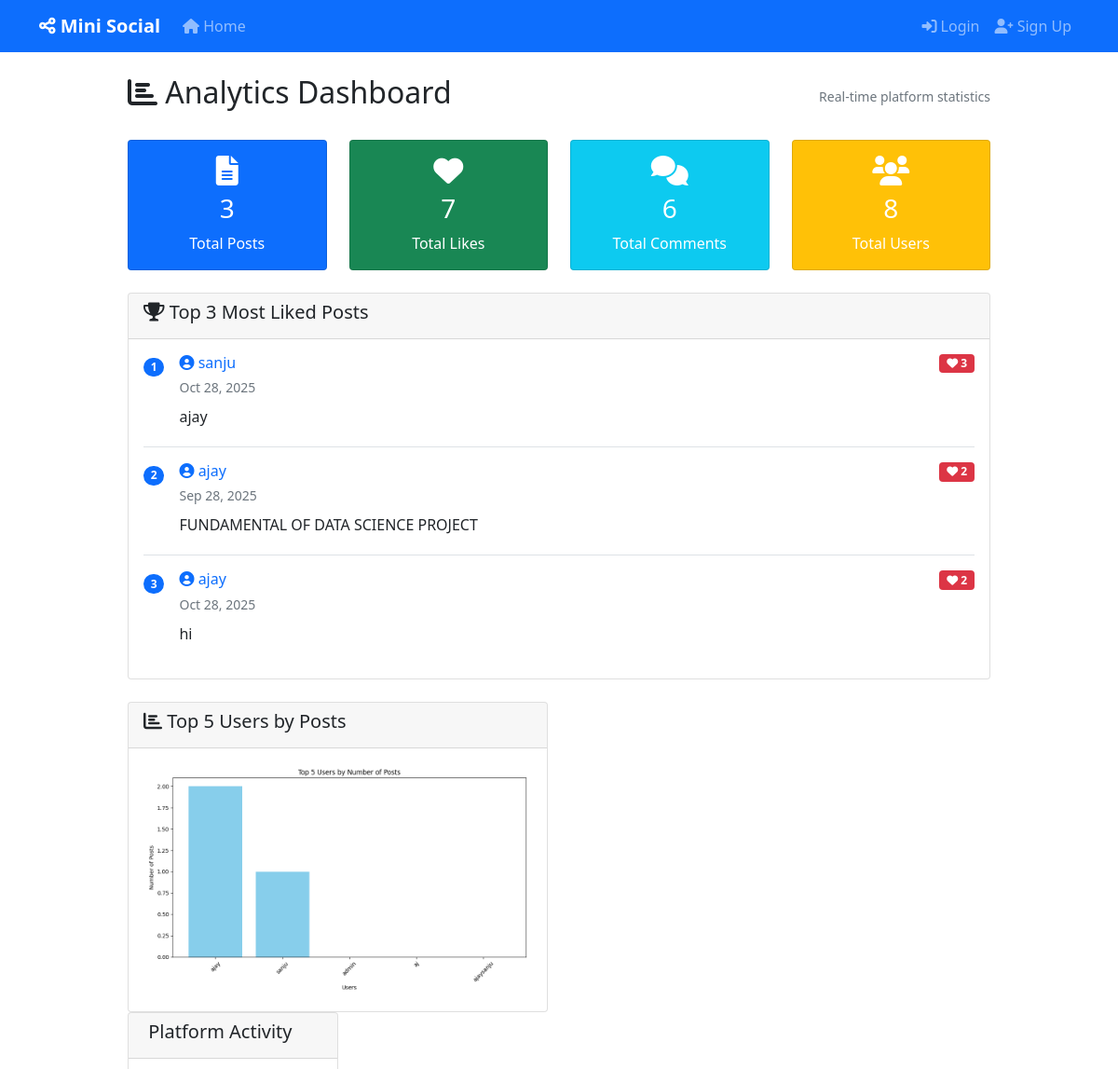
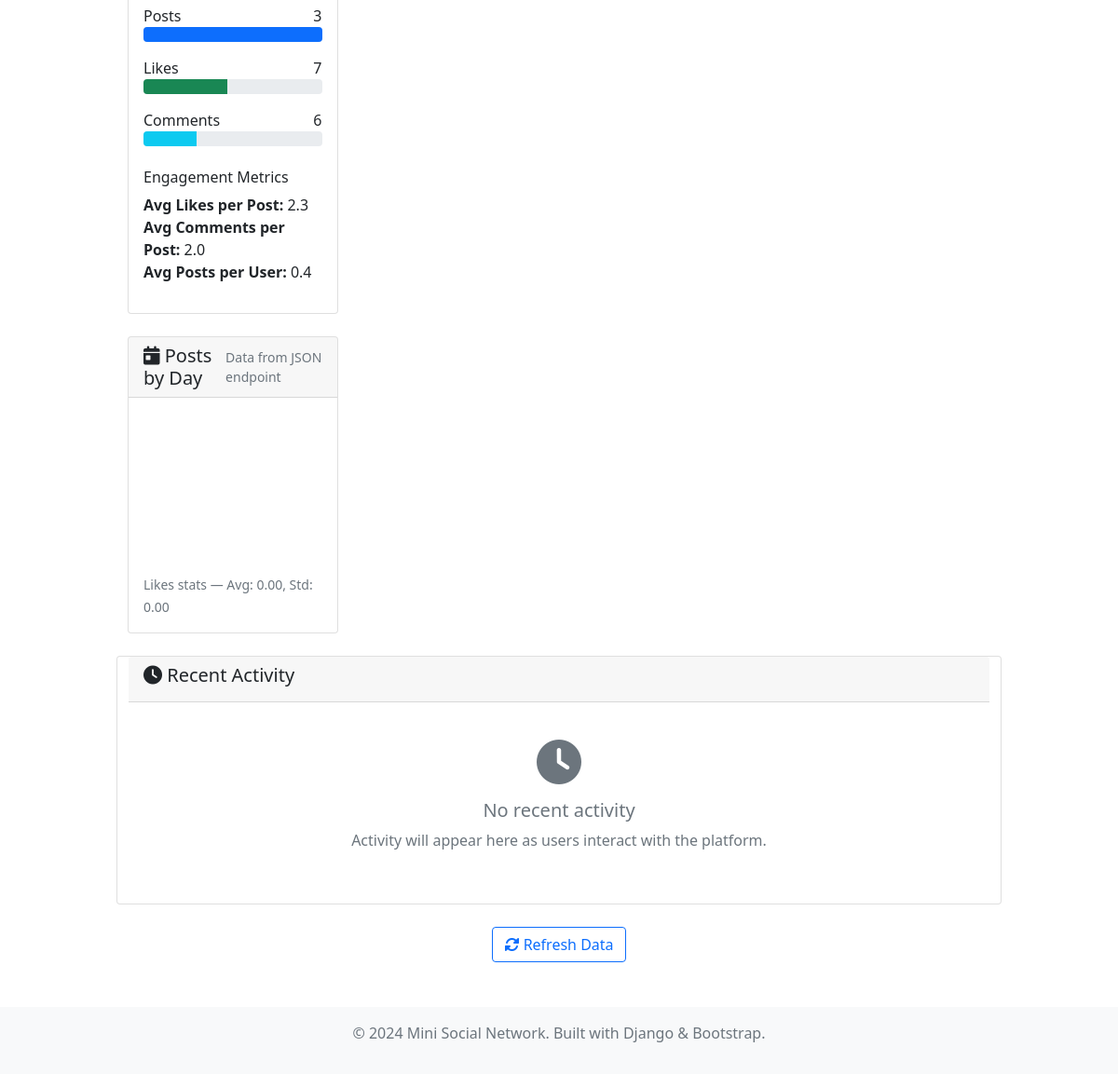
The page /analytics/ on the database its author committed (2 pictures, top to bottom).
### core/models.py (models this page shows, shortened)
class Post(models.Model):
    author = models.ForeignKey(User, on_delete=models.CASCADE, related_name='posts')
    content = models.TextField(max_length=500)
    image = models.ImageField(upload_to='posts/', blank=True, null=True)
    created_at = models.DateTimeField(auto_now_add=True)
    updated_at = models.DateTimeField(auto_now=True)
    class Meta:
        ordering = ['-created_at']

### core/views.py (the view, shortened to what this page needs)
# urls.py: path('analytics/', views.analytics_view, name='analytics'),
def analytics_view(request):
    total_posts = Post.objects.count()
    total_likes = Like.objects.count()
    total_comments = Comment.objects.count()
    total_users = User.objects.count()
    avg_comments_per_post = float(total_comments) / float(total_posts) if total_posts > 0 else 0.0
    avg_posts_per_user = float(total_posts) / float(total_users) if total_users > 0 else 0.0
    top_posts = Post.objects.annotate(
        likes_count=Count('likes')
    ).order_by('-likes_count')[:3]
    top_users = User.objects.annotate(
        post_count=Count('posts')
    ).order_by('-post_count')[:5]
    graphic = None
    try:
        if top_users:
            usernames = [user.username for user in top_users]
            post_counts = [user.post_count for user in top_users]
            plt.figure(figsize=(10, 6))
            plt.bar(usernames, post_counts, color='skyblue')
            plt.title('Top 5 Users by Number of Posts')
            plt.xlabel('Users')
            plt.ylabel('Number of Posts')
            plt.xticks(rotation=45)
            plt.tight_layout()
            buffer = io.BytesIO()
            plt.savefig(buffer, format='png')
            buffer.seek(0)
            image_png = buffer.getvalue()
            buffer.close()
            graphic = base64.b64encode(image_png)
            graphic = graphic.decode('utf-8')
            plt.close()
    except Exception as e:
        messages.error(request, f"Error generating chart: {str(e)}")
    avg_likes_per_post = 0.0
    std_likes_per_post = 0.0
    posts_by_day = []
    if ANALYTICS_DEPS_AVAILABLE:
        try:
            likes_per_post = list(
                Like.objects.values('post_id').annotate(cnt=Count('id')).values_list('cnt', flat=True)
            )
            avg_likes_per_post = float(np.mean(likes_per_post)) if likes_per_post else 0.0
            std_likes_per_post = float(np.std(likes_per_post)) if likes_per_post else 0.0
            with connection.cursor() as cursor:
                cursor.execute(
                    """
                    SELECT strftime('%Y-%m-%d', created_at) AS day, COUNT(*) AS count
                    FROM core_post
                    GROUP BY day
                    ORDER BY day
                    """
                )
                rows = cursor.fetchall()
            posts_by_day_df = pd.DataFrame(rows, columns=['day', 'count'])
            posts_by_day = posts_by_day_df.to_dict(orient='records')
        except Exception as e:
            messages.error(request, f"Error processing analytics data: {str(e)}")
    return render(request, 'core/analytics.html', {
        'total_posts': total_posts,
        'total_likes': total_likes,
        'total_comments': total_comments,
        'total_users': total_users,
        'top_posts': top_posts,
        'chart_url': graphic,
        'avg_likes_per_post': avg_likes_per_post,
        'std_likes_per_post': std_likes_per_post,
        'avg_comments_per_post': avg_comments_per_post,
        'avg_posts_per_user': avg_posts_per_user,
        'posts_by_day': posts_by_day,
        'analytics_deps_available': ANALYTICS_DEPS_AVAILABLE,
    })

### core/templates/core/analytics.html (shortened to what this page needs)
{% extends 'core/base.html' %}
{% block content %}
<div class="row">
    <div class="col-md-10 mx-auto">
        <div class="d-flex justify-content-between align-items-center mb-4">
            <h2><i class="fas fa-chart-bar"></i> Analytics Dashboard</h2>
            <small class="text-muted">Real-time platform statistics</small>
        </div>
        <div class="row mb-4">
            <div class="col-md-3">
                <div class="card text-center bg-primary text-white">
                    <div class="card-body">
                        <i class="fas fa-file-alt fa-2x mb-2"></i>
                        <h3>{{ total_posts }}</h3>
                        <p class="mb-0">Total Posts</p>
                    </div>
                </div>
            </div>
            <div class="col-md-3">
                <div class="card text-center bg-success text-white">
                    <div class="card-body">
                        <i class="fas fa-heart fa-2x mb-2"></i>
                        <h3>{{ total_likes }}</h3>
                        <p class="mb-0">Total Likes</p>
                    </div>
                </div>
            </div>
            <div class="col-md-3">
                <div class="card text-center bg-info text-white">
                    <div class="card-body">
                        <i class="fas fa-comments fa-2x mb-2"></i>
                        <h3>{{ total_comments }}</h3>
                        <p class="mb-0">Total Comments</p>
                    </div>
                </div>
            </div>
            <div class="col-md-3">
                <div class="card text-center bg-warning text-white">
                    <div class="card-body">
                        <i class="fas fa-users fa-2x mb-2"></i>
                        <h3>{{ total_users }}</h3>
                        <p class="mb-0">Total Users</p>
                    </div>
                </div>
            </div>
        </div>
        <div class="card mb-4">
            <div class="card-header">
                <h5><i class="fas fa-trophy"></i> Top 3 Most Liked Posts</h5>
            </div>
            <div class="card-body">
                {% if top_posts %}
                    {% for post in top_posts %}
                    <div class="d-flex align-items-start mb-3 {% if not forloop.last %}border-bottom pb-3{% endif %}">
                        <div class="badge bg-primary rounded-pill me-3 mt-1">{{ forloop.counter }}</div>
                        <div class="flex-grow-1">
                            <div class="d-flex justify-content-between align-items-start">
                                <div>
                                    <h6 class="mb-1">
                                        <a href="{% url 'profile' post.author.username %}" class="text-decoration-none">
                                            <i class="fas fa-user-circle"></i> {{ post.author.username }}
                                        </a>
                                    </h6>
                                    <small class="text-muted">{{ post.created_at|date:"M d, Y" }}</small>
                                </div>
                                <span class="badge bg-danger">
                                    <i class="fas fa-heart"></i> {{ post.likes_count }}
                                </span>
                            </div>
                            <p class="mb-1 mt-2">{{ post.content|truncatewords:20 }}</p>
                        </div>
                    </div>
                    {% endfor %}
                {% else %}
                    <div class="text-center py-4">
                        <i class="fas fa-heart fa-3x text-muted mb-3"></i>
                        <h5 class="text-muted">No posts with likes yet</h5>
                        <p class="text-muted">Start liking posts to see the top performers here!</p>
                    </div>
                {% endif %}
            </div>
        </div>
        <div class="row">
            <div class="col-md-6">
                <div class="card">
                    <div class="card-header">
                        <h5><i class="fas fa-chart-bar"></i> Top 5 Users by Posts</h5>
                    </div>
                    <div class="card-body text-center">
                        {% if chart_url %}
                            <img class="img-fluid" alt="Top Users Chart">
                        {% else %}
                            <div class="py-5">
                                <i class="fas fa-chart-bar fa-3x text-muted mb-3"></i>
                                <h6 class="text-muted">No data available</h6>
                                <p class="text-muted">Chart will appear when users start posting.</p>
                            </div>
                        {% endif %}
</div>
</div>
            <div class="col-md-6">
                <div class="card">
                    <div class="card-header">
                        <h5> Platform Activity</h5>
                    </div>
                    <div class="card-body">
                        <div class="mb-3">
                            <div class="d-flex justify-content-between">
                                <span>Posts</span>
                                <span>{{ total_posts }}</span>
                            </div>
                            <div class="progress">
                                <div class="progress-bar bg-primary" style="width: {% if total_posts > 0 %}100{% else %}0{% endif %}%"></div>
                            </div>
                        </div>
                        <div class="mb-3">
                            <div class="d-flex justify-content-between">
                                <span>Likes</span>
                                <span>{{ total_likes }}</span>
                            </div>
                            <div class="progress">
                                <div class="progress-bar bg-success" style="width: {% if total_likes > 0 and total_posts > 0 %}{% widthratio total_likes total_posts 20 %}{% else %}0{% endif %}%"></div>
                            </div>
                        </div>
                        <div class="mb-3">
                            <div class="d-flex justify-content-between">
                                <span>Comments</span>
                                <span>{{ total_comments }}</span>
                            </div>
                            <div class="progress">
                                <div class="progress-bar bg-info" style="width: {% if total_comments > 0 and total_posts > 0 %}{% widthratio total_comments total_posts 15 %}{% else %}0{% endif %}%"></div>
                            </div>
                        </div>
                        <div class="mt-4">
                            <h6>Engagement Metrics</h6>
                            <ul class="list-unstyled">
                                <li>
                                    <strong>Avg Likes per Post:</strong>
                                    {{ avg_likes_per_post|floatformat:1 }}
                                </li>
                                <li>
                                    <strong>Avg Comments per Post:</strong>
                                    {{ avg_comments_per_post|floatformat:1 }}
                                </li>
                                <li>
                                    <strong>Avg Posts per User:</strong>
                                    {{ avg_posts_per_user|floatformat:1 }}
                                </li>
                            </ul>
                        </div>
                    </div>
                </div>
                <div class="card mt-4">
                    <div class="card-header d-flex justify-content-between align-items-center">
                        <h5 class="mb-0"><i class="fas fa-calendar-day"></i> Posts by Day</h5>
                        <small class="text-muted">Data from JSON endpoint</small>
                    </div>
                    <div class="card-body">
                        <canvas id="postsByDayChart" height="150"></canvas>
                        <div class="mt-3">
                            <small class="text-muted">Likes stats — Avg: <span id="likesAvg">0.00</span>, Std: <span id="likesStd">0.00</span></small>
                        </div>
                    </div>
                </div>
            </div>
        </div>
        <div class="card mt-4">
            <div class="card-header">
                <h5><i class="fas fa-clock"></i> Recent Activity</h5>
            </div>
            <div class="card-body">
                {% if recent_posts %}
                    <div class="row">
                        {% for post in recent_posts %}
                        <div class="col-md-4 mb-3">
                            <div class="card h-100">
                                <div class="card-body">
                                    <h6 class="card-title">
                                        <a href="{% url 'profile' post.author.username %}" class="text-decoration-none">
                                            {{ post.author.username }}
                                        </a>
                                    </h6>
                                    <p class="card-text">{{ post.content|truncatewords:10 }}</p>
                                    <small class="text-muted">
                                        <i class="fas fa-heart"></i> {{ post.like_count }}
                                        <i class="fas fa-comment ms-2"></i> {{ post.comment_count }}
                                    </small>
                                </div>
                                <div class="card-footer">
                                    <small class="text-muted">{{ post.created_at|timesince }} ago</small>
                                </div>
                            </div>
                        </div>
                        {% endfor %}
                    </div>
                {% else %}
                    <div class="text-center py-4">
                        <i class="fas fa-clock fa-3x text-muted mb-3"></i>
                        <h5 class="text-muted">No recent activity</h5>
                        <p class="text-muted">Activity will appear here as users interact with the platform.</p>
                    </div>
                {% endif %}
            </div>
        </div>
        <div class="text-center mt-4">
            <a href="{% url 'analytics' %}" class="btn btn-outline-primary">
                <i class="fas fa-sync-alt"></i> Refresh Data
            </a>
        </div>
    </div>
</div>
<script>
document.addEventListener('DOMContentLoaded', function() {
    const url = "{% url 'analytics_data' %}";
    fetch(url)
      .then(res => res.json())
      .then(payload => {
        const labels = (payload.posts_by_day && payload.posts_by_day.labels) || [];
        const data = (payload.posts_by_day && payload.posts_by_day.data) || [];
        const canvas = document.getElementById('postsByDayChart');
        if (canvas && labels.length) {
          const ctx = canvas.getContext('2d');
          new Chart(ctx, {
            type: 'line',
            data: {
              labels: labels,
              datasets: [{
                label: 'Posts',
                data: data,
                borderColor: 'rgba(54, 162, 235, 1)',
                backgroundColor: 'rgba(54, 162, 235, 0.2)',
                tension: 0.3,
                fill: true
              }]
            },
            options: {
              responsive: true,
              scales: { y: { beginAtZero: true } }
            }
          });
        }
        // Update likes stats
        const avgEl = document.getElementById('likesAvg');
        const stdEl = document.getElementById('likesStd');
        if (avgEl && payload.likes_stats && typeof payload.likes_stats.avg === 'number') {
          avgEl.textContent = payload.likes_stats.avg.toFixed(2);
        }
        if (stdEl && payload.likes_stats && typeof payload.likes_stats.std === 'number') {
          stdEl.textContent = payload.likes_stats.std.toFixed(2);
        }
      })
      .catch(err => console.error('Analytics data fetch failed:', err));
});
</script>
{% endblock %}

### rows shown on the page
Post: author.username "sanju", created_at "Oct 28, 2025", likes_count "3", content "ajay"
Post: author.username "ajay", created_at "Sep 28, 2025", likes_count "2", content "FUNDAMENTAL OF DATA SCIENCE PROJECT"
Post: author.username "ajay", created_at "Oct 28, 2025", likes_count "2", content "hi"

### other values the page prints
{{ total_posts }} "3"
{{ total_likes }} "7"
{{ total_comments }} "6"
{{ total_users }} "8"
{{ avg_likes_per_post|floatformat:1 }} "2.3"
{{ avg_comments_per_post|floatformat:1 }} "2.0"
{{ avg_posts_per_user|floatformat:1 }} "0.4"
